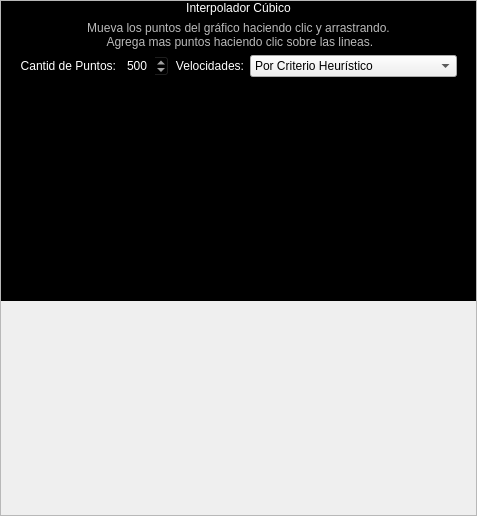
<?xml version="1.0" encoding="UTF-8"?>
<ui version="4.0">
 <class>sim_U2_T7</class>
 <widget class="QWidget" name="sim_U2_T7">
  <property name="geometry">
   <rect>
    <x>0</x>
    <y>0</y>
    <width>477</width>
    <height>516</height>
   </rect>
  </property>
  <property name="windowTitle">
   <string>Sim_U2_T7</string>
  </property>
  <property name="styleSheet">
   <string notr="true">QWidget#sim_U2_T7{
background-color:rgba(0,0,0,0);
}</string>
  </property>
  <layout class="QVBoxLayout" name="verticalLayout">
   <property name="leftMargin">
    <number>0</number>
   </property>
   <property name="topMargin">
    <number>0</number>
   </property>
   <property name="rightMargin">
    <number>0</number>
   </property>
   <property name="bottomMargin">
    <number>0</number>
   </property>
   <item>
    <widget class="QScrollArea" name="scrollArea">
     <property name="widgetResizable">
      <bool>true</bool>
     </property>
     <widget class="QWidget" name="scrollAreaWidgetContents">
      <property name="geometry">
       <rect>
        <x>0</x>
        <y>0</y>
        <width>475</width>
        <height>306</height>
       </rect>
      </property>
      <property name="sizePolicy">
       <sizepolicy hsizetype="Preferred" vsizetype="Fixed">
        <horstretch>0</horstretch>
        <verstretch>0</verstretch>
       </sizepolicy>
      </property>
      <property name="styleSheet">
       <string notr="true">QWidget#scrollAreaWidgetContents{
background-color:rgb(0,0,0);
}
QLabel{
color:white;
}
QSpinBox{
color:white;
background-color:translucid;
}</string>
      </property>
      <layout class="QVBoxLayout" name="verticalLayout_2">
       <property name="leftMargin">
        <number>0</number>
       </property>
       <property name="topMargin">
        <number>0</number>
       </property>
       <property name="rightMargin">
        <number>0</number>
       </property>
       <property name="bottomMargin">
        <number>0</number>
       </property>
       <item>
        <widget class="QLabel" name="label">
         <property name="text">
          <string>Interpolador Cúbico</string>
         </property>
         <property name="alignment">
          <set>Qt::AlignCenter</set>
         </property>
        </widget>
       </item>
       <item>
        <widget class="QLabel" name="label_4">
         <property name="styleSheet">
          <string notr="true">font:10pt &quot;Britannic Bold&quot;;
color:rgb(186, 186, 186);</string>
         </property>
         <property name="text">
          <string>Mueva los puntos del gráfico haciendo clic y arrastrando.
 Agrega mas puntos haciendo clic sobre las lineas.</string>
         </property>
         <property name="alignment">
          <set>Qt::AlignCenter</set>
         </property>
        </widget>
       </item>
       <item>
        <layout class="QHBoxLayout" name="horizontalLayout">
         <item>
          <spacer name="horizontalSpacer">
           <property name="orientation">
            <enum>Qt::Horizontal</enum>
           </property>
           <property name="sizeHint" stdset="0">
            <size>
             <width>40</width>
             <height>20</height>
            </size>
           </property>
          </spacer>
         </item>
         <item>
          <widget class="QLabel" name="label_2">
           <property name="text">
            <string>Cantid de Puntos:</string>
           </property>
           <property name="alignment">
            <set>Qt::AlignRight|Qt::AlignTrailing|Qt::AlignVCenter</set>
           </property>
          </widget>
         </item>
         <item>
          <widget class="QSpinBox" name="sb_nPuntos">
           <property name="maximum">
            <number>999</number>
           </property>
           <property name="value">
            <number>500</number>
           </property>
          </widget>
         </item>
         <item>
          <widget class="QLabel" name="label_3">
           <property name="text">
            <string>Velocidades:</string>
           </property>
           <property name="alignment">
            <set>Qt::AlignRight|Qt::AlignTrailing|Qt::AlignVCenter</set>
           </property>
          </widget>
         </item>
         <item>
          <widget class="QComboBox" name="cb_velocidades">
           <property name="currentIndex">
            <number>1</number>
           </property>
           <item>
            <property name="text">
             <string>Dadas por Usuario</string>
            </property>
           </item>
           <item>
            <property name="text">
             <string>Por Criterio Heurístico</string>
            </property>
           </item>
           <item>
            <property name="text">
             <string>Por Igualación de Aceleraciones</string>
            </property>
           </item>
          </widget>
         </item>
         <item>
          <spacer name="horizontalSpacer_2">
           <property name="orientation">
            <enum>Qt::Horizontal</enum>
           </property>
           <property name="sizeHint" stdset="0">
            <size>
             <width>40</width>
             <height>20</height>
            </size>
           </property>
          </spacer>
         </item>
        </layout>
       </item>
       <item>
        <widget class="CustomPlotWidget" name="cp_p" native="true">
         <property name="minimumSize">
          <size>
           <width>0</width>
           <height>50</height>
          </size>
         </property>
        </widget>
       </item>
       <item>
        <widget class="CustomPlotWidget" name="cp_v" native="true">
         <property name="minimumSize">
          <size>
           <width>0</width>
           <height>50</height>
          </size>
         </property>
        </widget>
       </item>
       <item>
        <widget class="CustomPlotWidget" name="cp_a" native="true">
         <property name="minimumSize">
          <size>
           <width>0</width>
           <height>50</height>
          </size>
         </property>
        </widget>
       </item>
       <item>
        <widget class="CustomPlotWidget" name="cp_sa" native="true">
         <property name="minimumSize">
          <size>
           <width>0</width>
           <height>50</height>
          </size>
         </property>
        </widget>
       </item>
      </layout>
     </widget>
    </widget>
   </item>
  </layout>
 </widget>
 <customwidgets>
  <customwidget>
   <class>CustomPlotWidget</class>
   <extends>QWidget</extends>
   <header>clases.PlotWidget</header>
   <container>1</container>
  </customwidget>
 </customwidgets>
 <resources/>
 <connections/>
</ui>
